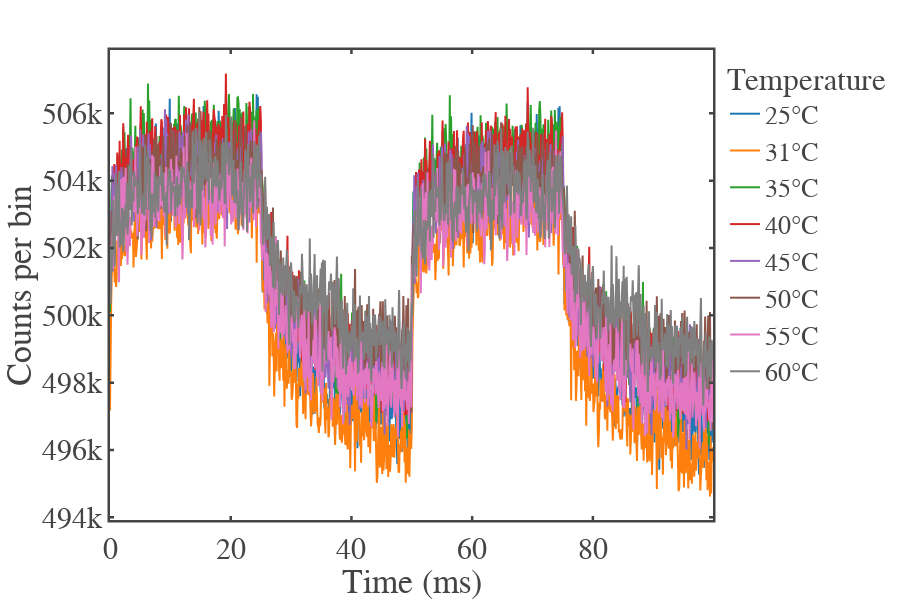
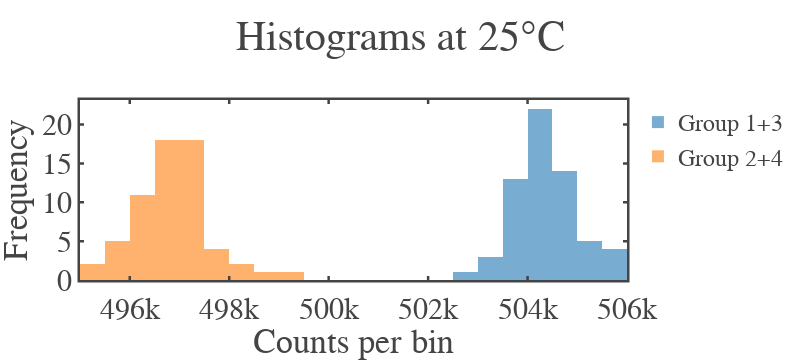
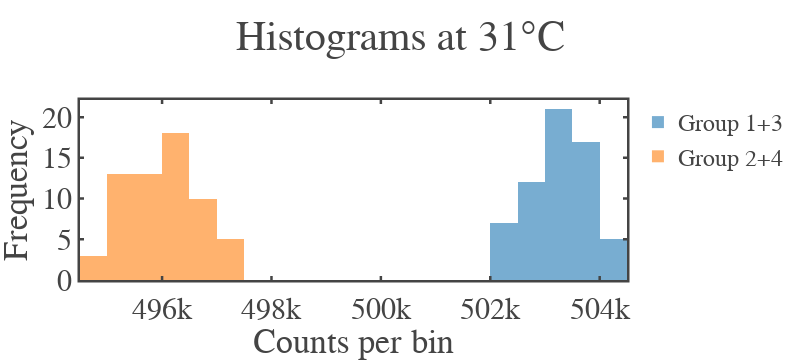
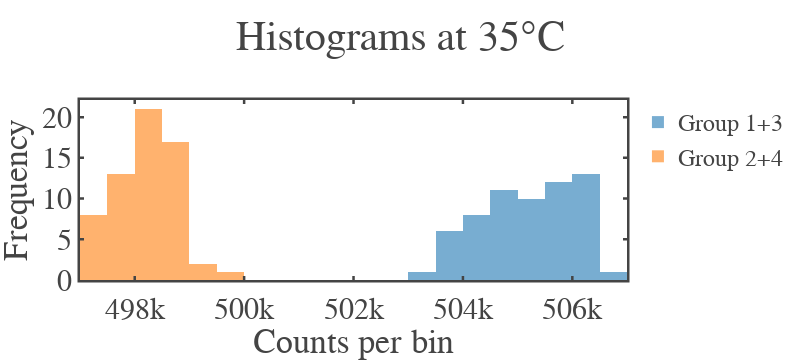

Here is the notebook cell these charts were saved with, in order:
### Code cell
import os
import numpy as np
import plotly.graph_objects as go
from scipy.stats import linregress

# --- Custom Plotly Template ---
fig_template = go.layout.Template()
fig_template.layout = {
    'template': 'simple_white+presentation',
    'autosize': False,
    'width': 800,
    'height': 600,
    'xaxis': {'ticks': 'inside', 'mirror': 'ticks', 'linewidth': 2.5, 'tickwidth': 2.5, 'ticklen': 4,
              'showline': True, 'showgrid': False, 'zerolinecolor': 'white',
              'titlefont': dict(size=34), 'tickfont': dict(size=30)},
    'yaxis': {'ticks': 'inside', 'mirror': 'ticks', 'linewidth': 2.5, 'tickwidth': 2.5, 'ticklen': 4,
              'showline': True, 'showgrid': False, 'zerolinecolor': 'white',
              'titlefont': dict(size=34), 'tickfont': dict(size=30)},
    'font': {'family': 'mathjax', 'size': 30}
}

# --- Folder and Files ---
folder_path = r"C:\Users\Atanu\OneDrive\Desktop\research_work\paper\NaBiF4_PL_analysis\datas\2nd Oct NaBiF4\temperature sensing"
temperatures = [25, 31, 35, 40, 45, 50, 55, 60]
use_2_suffix = {35, 45, 50, 55}

# --- Load data ---
curves = []
for temp in temperatures:
    fname = f"1064nm_3.84mW_20Hz_975nm_220mW_{temp}degree{'_2' if temp in use_2_suffix else ''}.txt"
    fpath = os.path.join(folder_path, fname)
    if not os.path.exists(fpath):
        print(f"⚠️ File not found: {fname}")
        continue

    data = np.loadtxt(fpath, skiprows=1, delimiter='\t')
    time_ps, counts = data[:, 0], data[:, 1]
    curves.append((temp, time_ps, counts))

# --- Plot raw curves (no normalization) ---
fig = go.Figure()
for temp, time_ps, counts in curves:
    fig.add_trace(go.Scatter(
        x=time_ps/1e9,
        y=counts,
        mode='lines',
        name=f"{temp}°C"
    ))

fig.update_layout(
    template=fig_template,
    xaxis_title="Time (ms)",
    yaxis_title="Counts per bin",
    legend_title="Temperature",
    legend=dict(font=dict(size=26)),
    width=900, height=600,
    margin=dict(l=110, r=50, t=50, b=80),
)
fig.show()

# --- Time groups (ms → ps) ---
groups_ps = [
    (21e9, 24e9),   # Group 1
    (46e9, 49e9),   # Group 2
    (71e9, 74e9),   # Group 3
    (96e9, 99e9),   # Group 4
]

# --- Histogram and Signal Analysis ---
signal_means, signal_stds = [], []

for temp, time_ps, counts in curves:
    # group extraction directly from raw counts
    group_vals = []
    for (t1, t2) in groups_ps:
        mask = (time_ps >= t1) & (time_ps <= t2)
        group_vals.append(counts[mask])

    g1, g2, g3, g4 = group_vals
    hist1_data = np.concatenate([g1, g3])  # 1st + 3rd
    hist2_data = np.concatenate([g2, g4])  # 2nd + 4th

    mean1, std1 = np.mean(hist1_data), np.std(hist1_data)
    mean2, std2 = np.mean(hist2_data), np.std(hist2_data)

    signal = mean1 / mean2
    signal_std = signal * np.sqrt((std1/mean1)**2 + (std2/mean2)**2)

    signal_means.append((temp, signal, signal_std))

    # --- Plot histograms per temperature ---
    hist_fig = go.Figure()
    hist_fig.add_trace(go.Histogram(x=hist1_data, name="Group 1+3", opacity=0.6))
    hist_fig.add_trace(go.Histogram(x=hist2_data, name="Group 2+4", opacity=0.6))
    hist_fig.update_layout(
        template=fig_template,
        barmode='overlay',
        title=f"Histograms at {temp}°C",
        xaxis_title="Counts per bin",
        yaxis_title="Frequency",
        legend=dict(font=dict(size=24))
    )
    hist_fig.show()

# --- Signal vs Temperature ---
temps = np.array([t for t, _, _ in signal_means])
signals = np.array([s for _, s, _ in signal_means])
sig_stds = np.array([e for _, _, e in signal_means])

# Linear Fit
slope, intercept, r_val, p_val, std_err = linregress(temps, signals)
fit_line = intercept + slope * temps

# --- Plot ---
fig_signal = go.Figure()
fig_signal.add_trace(go.Scatter(
    x=temps, y=signals, mode='markers',
    error_y=dict(type='data', array=sig_stds, visible=True),
    name="Data"
))
fig_signal.add_trace(go.Scatter(
    x=temps, y=fit_line, mode='lines',
    name=f"Fit: y = {slope:.3e}x + {intercept:.3f} (R²={r_val**2:.3f})",
    showlegend = False
))
fig_signal.update_layout(
    template=fig_template,
    xaxis_title="Temperature (°C)",
    yaxis_title="Signal (C₁/C₂)",
    # title="Signal vs Temperature (raw counts)",
    legend=dict(font=dict(size=24)),
    width=800,
    height=600,
    margin=dict(l=110, r=50, t=50, b=80),
)
fig_signal.show()

### Figure 1 — Plotly figure (JSON) as saved in the notebook; plotly's stock layout.template omitted (floating-point values rounded to 4 significant figures; data arrays with more than 128 entries replaced by an {"elided": "..."} marker saying what was removed)
{"data": [{"mode": "lines", "name": "25°C", "type": "scatter", "x": {"elided": "1000 float values"}, "y": {"elided": "1000 int values"}}, {"mode": "lines", "name": "31°C", "type": "scatter", "x": {"elided": "1000 float values"}, "y": {"elided": "1000 int values"}}, {"mode": "lines", "name": "35°C", "type": "scatter", "x": {"elided": "1000 float values"}, "y": {"elided": "1000 int values"}}, {"mode": "lines", "name": "40°C", "type": "scatter", "x": {"elided": "1000 float values"}, "y": {"elided": "1000 int values"}}, {"mode": "lines", "name": "45°C", "type": "scatter", "x": {"elided": "1000 float values"}, "y": {"elided": "1000 int values"}}, {"mode": "lines", "name": "50°C", "type": "scatter", "x": {"elided": "1000 float values"}, "y": {"elided": "1000 int values"}}, {"mode": "lines", "name": "55°C", "type": "scatter", "x": {"elided": "1000 float values"}, "y": {"elided": "1000 int values"}}, {"mode": "lines", "name": "60°C", "type": "scatter", "x": {"elided": "1000 float values"}, "y": {"elided": "1000 int values"}}], "layout": {"height": 600, "legend": {"font": {"size": 26}, "title": {"text": "Temperature"}}, "margin": {"b": 80, "l": 110, "r": 50, "t": 50}, "width": 900, "xaxis": {"autorange": true, "range": [0, 99.9], "title": {"text": "Time (ms)"}, "type": "linear"}, "yaxis": {"autorange": true, "range": [493900.0, 507900.0], "title": {"text": "Counts per bin"}, "type": "linear"}}}

### Figure 2 — Plotly figure (JSON) as saved in the notebook; plotly's stock layout.template omitted (floating-point values rounded to 4 significant figures)
{"data": [{"name": "Group 1+3", "opacity": 0.6, "type": "histogram", "x": [504976, 505545, 504799, 505576, 503828, 504348, 504493, 504048, 504313, 505069, 504219, 503242, 503988, 504264, 504306, 504813, 504777, 504192, 504714, 504256, 504233, 504596, 503450, 505649, 504575, 504655, 504144, 505235, 505559, 504986, 504268, 504828, 504938, 504562, 505067, 503696, 503885, 503884, 503575, 504218, 504553, 504035, 502824, 503503, 504067, 503782, 504408, 504372, 503860, 504352, 503894, 503942, 504135, 503259, 505233, 504069, 503989, 504112, 504919, 505212, 504480, 503876]}, {"name": "Group 2+4", "opacity": 0.6, "type": "histogram", "x": [499250, 496816, 497528, 496262, 497910, 496917, 497435, 496926, 498422, 497464, 497097, 497464, 497208, 497354, 496700, 496684, 495580, 496861, 497440, 496329, 497511, 496373, 497101, 496484, 495944, 496145, 497269, 497684, 496736, 497169, 496987, 498838, 496643, 497219, 495704, 497411, 496421, 497238, 496550, 498112, 497112, 496505, 497101, 496851, 497159, 496156, 496260, 495266, 496735, 496876, 495859, 497132, 496201, 496672, 496225, 495475, 495714, 496791, 497418, 496477, 496646, 496744]}], "layout": {"barmode": "overlay", "height": 360, "legend": {"font": {"size": 24}}, "title": {"text": "Histograms at 25°C"}, "width": 800, "xaxis": {"autorange": true, "range": [495000.0, 506000.0], "title": {"text": "Counts per bin"}, "type": "linear"}, "yaxis": {"autorange": true, "range": [0, 23.16], "title": {"text": "Frequency"}}}}

### Figure 3 — Plotly figure (JSON) as saved in the notebook; plotly's stock layout.template omitted (floating-point values rounded to 4 significant figures)
{"data": [{"name": "Group 1+3", "opacity": 0.6, "type": "histogram", "x": [502856, 502844, 502408, 502665, 504120, 503432, 503619, 504262, 502666, 503977, 503969, 503577, 502957, 503024, 503710, 503758, 503486, 504277, 503971, 504097, 503404, 503502, 503245, 504004, 503390, 502290, 503214, 503429, 503385, 503183, 503541, 502549, 502412, 502195, 502212, 503817, 503095, 503429, 503798, 502090, 503963, 503736, 503094, 502539, 502730, 503422, 503351, 503048, 503966, 503590, 503819, 503094, 503029, 502872, 503729, 503059, 502068, 502664, 503117, 503022, 502977, 502964]}, {"name": "Group 2+4", "opacity": 0.6, "type": "histogram", "x": [496790, 495198, 496151, 495639, 495356, 495791, 496765, 496643, 495790, 496054, 496768, 495769, 496156, 496655, 496335, 496381, 497147, 496515, 495331, 495350, 496170, 496054, 496584, 495935, 497080, 496495, 496039, 497264, 495626, 496790, 495024, 496311, 495104, 495367, 495595, 494999, 495499, 496453, 496027, 495208, 495926, 496525, 495387, 495858, 496233, 496110, 495757, 497018, 496171, 494796, 495225, 495764, 495790, 496231, 495476, 496759, 496292, 495680, 497014, 495103, 496437, 494808]}], "layout": {"barmode": "overlay", "height": 360, "legend": {"font": {"size": 24}}, "title": {"text": "Histograms at 31°C"}, "width": 800, "xaxis": {"autorange": true, "range": [494500.0, 504500.0], "title": {"text": "Counts per bin"}, "type": "linear"}, "yaxis": {"autorange": true, "range": [0, 22.11], "title": {"text": "Frequency"}}}}

### Figure 4 — Plotly figure (JSON) as saved in the notebook; plotly's stock layout.template omitted (floating-point values rounded to 4 significant figures)
{"data": [{"name": "Group 1+3", "opacity": 0.6, "type": "histogram", "x": [504834, 506461, 506473, 506289, 505280, 506121, 503827, 504239, 505906, 506020, 505531, 504701, 504642, 505236, 505089, 504622, 506303, 503701, 504391, 505537, 506197, 506131, 505788, 505289, 506043, 505362, 504036, 506577, 505070, 505567, 503820, 504236, 506058, 506364, 505958, 504900, 505538, 503677, 503785, 505627, 505669, 505134, 504528, 504330, 504776, 504928, 504187, 505811, 503385, 504123, 505090, 505748, 506081, 505243, 505022, 505673, 504925, 504000, 506098, 504778, 504963, 503665]}, {"name": "Group 2+4", "opacity": 0.6, "type": "histogram", "x": [499674, 498273, 498540, 498563, 498634, 498553, 498402, 499274, 497570, 498944, 497441, 497727, 498996, 498241, 498141, 497926, 498937, 498390, 498210, 498528, 498139, 497842, 497745, 497627, 498730, 498887, 498803, 498811, 498229, 498240, 497784, 499200, 497874, 498119, 498462, 498107, 498133, 498299, 498825, 497270, 498518, 497141, 497466, 498463, 498160, 497941, 497227, 498854, 497833, 498117, 498016, 497861, 497492, 497492, 497355, 498215, 498520, 498576, 498309, 498152, 497672, 497689]}], "layout": {"barmode": "overlay", "height": 360, "legend": {"font": {"size": 24}}, "title": {"text": "Histograms at 35°C"}, "width": 800, "xaxis": {"autorange": true, "range": [497000.0, 507000.0], "title": {"text": "Counts per bin"}, "type": "linear"}, "yaxis": {"autorange": true, "range": [0, 22.11], "title": {"text": "Frequency"}}}}
